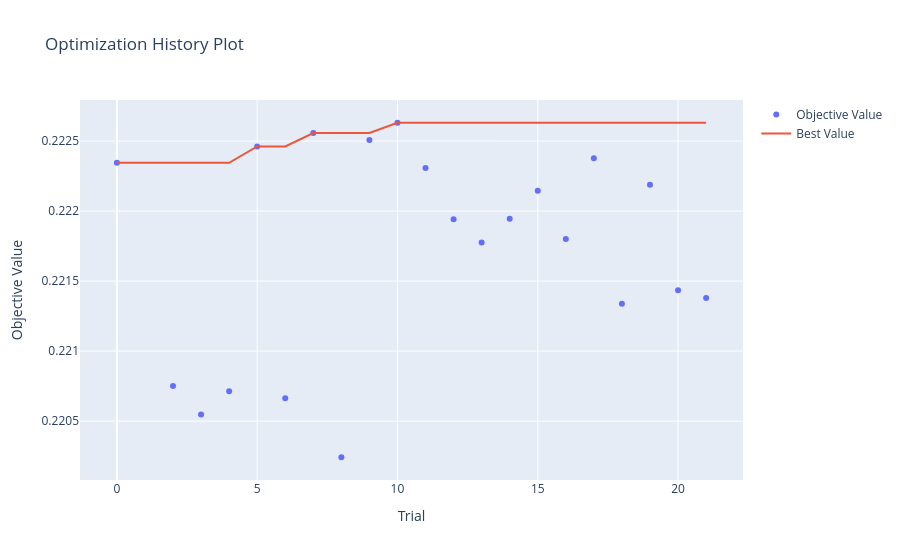

Notebook cell for this chart:
### Code cell
optuna.visualization.plot_optimization_history(optuna_study)

### Figure 1 — Plotly figure (JSON) as saved in the notebook; plotly's stock layout.template omitted (floating-point values rounded to 4 significant figures)
{"data": [{"mode": "markers", "name": "Objective Value", "type": "scatter", "x": [0, 2, 3, 4, 5, 6, 7, 8, 9, 10, 11, 12, 13, 14, 15, 16, 17, 18, 19, 20, 21], "y": [0.2223, 0.2208, 0.2205, 0.2207, 0.2225, 0.2207, 0.2226, 0.2202, 0.2225, 0.2226, 0.2223, 0.2219, 0.2218, 0.2219, 0.2221, 0.2218, 0.2224, 0.2213, 0.2222, 0.2214, 0.2214]}, {"mode": "lines", "name": "Best Value", "type": "scatter", "x": [0, 1, 2, 3, 4, 5, 6, 7, 8, 9, 10, 11, 12, 13, 14, 15, 16, 17, 18, 19, 20, 21], "y": [0.2223, 0.2223, 0.2223, 0.2223, 0.2223, 0.2225, 0.2225, 0.2226, 0.2226, 0.2226, 0.2226, 0.2226, 0.2226, 0.2226, 0.2226, 0.2226, 0.2226, 0.2226, 0.2226, 0.2226, 0.2226, 0.2226]}, {"marker": {"color": "#cccccc"}, "mode": "markers", "name": "Infeasible Trial", "showlegend": false, "type": "scatter", "x": [], "y": []}], "layout": {"title": {"text": "Optimization History Plot"}, "xaxis": {"title": {"text": "Trial"}}, "yaxis": {"title": {"text": "Objective Value"}}}}
